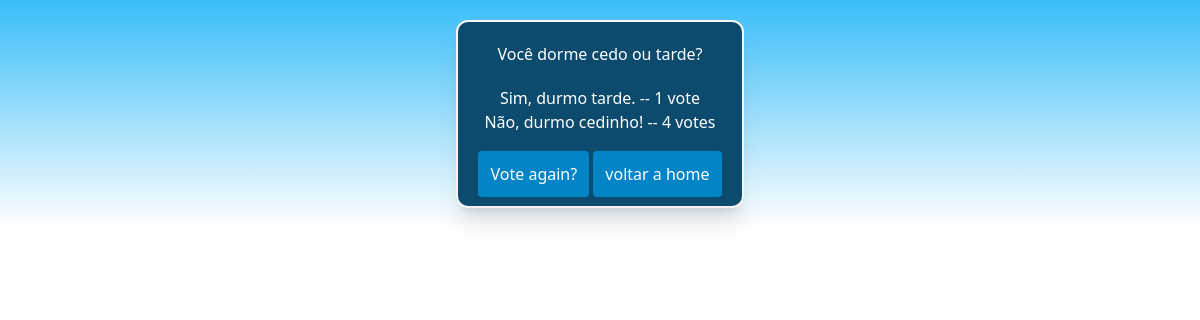
The page /polls/35/results/ on the database its author committed.
### polls/models.py (models this page shows, shortened)
class Question(models.Model):
    question_text = models.CharField(max_length=200)
    pub_date = models.DateTimeField("data de publicação")

class Choice(models.Model):
    question = models.ForeignKey(Question, on_delete=models.CASCADE)
    choice_text = models.CharField(max_length=200)
    votes = models.IntegerField(default=0)

### polls/views.py (the view)
# urls.py: path("<int:pk>/results/", views.ResultsView.as_view(), name="results"),
class ResultsView(generic.DetailView):
  template_name = "polls/results.html"
  model = Question

### polls/templates/polls/results.html (shortened to what this page needs)
<!DOCTYPE html>
{% load static %}
<html lang="en">
<head>
    <script src="https://cdn.tailwindcss.com"></script>
</head>
<body class="flex flex-col items-center bg-gradient-to-b from-sky-400 bg-no-repeat">
  <div class="flex text-center items-center justify-center flex-col rounded-xl bg-sky-900 text-white p-5 m-5 border-2 border-zinc-100 shadow-xl">
    <h1 class="mb-5">{{ question.question_text}}</h1>
        {% for choice in question.choice_set.all %}
        <p>{{ choice.choice_text }} -- {{ choice.votes}} vote{{ choice.votes|pluralize }}</p>
        {% endfor %}
    <div class="mt-7">
      <a class="bg-sky-600 rounded p-3" href="{% url 'polls:detail' question.id%}">Vote again?</a>
      <a class="bg-sky-600 rounded p-3" href="{% url 'polls:index' %}">voltar a home</a>
    </div>
  </div>
</body>
</html>

### rows shown on the page
Question: question_text "Você dorme cedo ou tarde?"
Choice: choice_text "Sim, durmo tarde.", votes "1"
Choice: choice_text "Não, durmo cedinho!", votes "4"
